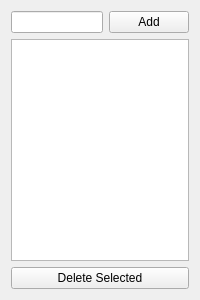
<?xml version="1.0" encoding="UTF-8"?>
<ui version="4.0">
 <class>ToDoList</class>
 <widget class="QWidget" name="ToDoList">
  <property name="geometry">
   <rect>
    <x>0</x>
    <y>0</y>
    <width>200</width>
    <height>300</height>
   </rect>
  </property>
  <property name="windowTitle">
   <string>PyQt5 To-Do List</string>
  </property>
  <layout class="QVBoxLayout" name="verticalLayout">
   
   <!-- Input layout -->
   <item>
    <layout class="QHBoxLayout" name="inputLayout">
     <item>
      <widget class="QLineEdit" name="lineTask"/>
     </item>
     <item>
      <widget class="QPushButton" name="btnAdd">
       <property name="text">
        <string>Add</string>
       </property>
      </widget>
     </item>
    </layout>
   </item>

   <!-- Tasks list -->
   <item>
    <widget class="QListWidget" name="listTasks"/>
   </item>

   <!-- Delete button -->
   <item>
    <widget class="QPushButton" name="btnDelete">
     <property name="text">
      <string>Delete Selected</string>
     </property>
    </widget>
   </item>

  </layout>
 </widget>
 <resources/>
 <connections/>
</ui>
